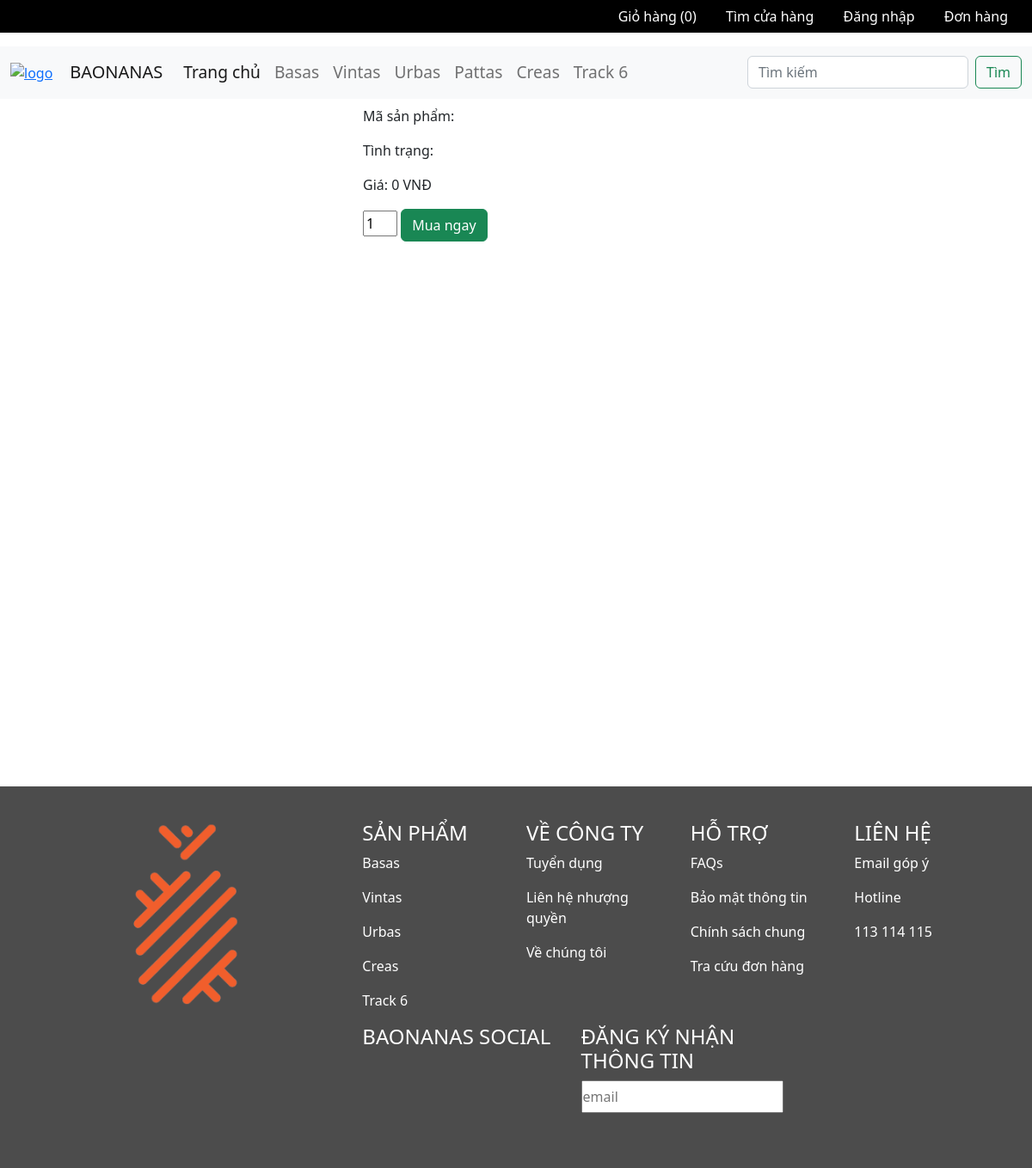
The page /product.php on the database its author committed.
### tables this page shows
CREATE TABLE IF NOT EXISTS `categories` (
  `id` int NOT NULL AUTO_INCREMENT,
  `category_name` varchar(255) NOT NULL,
  PRIMARY KEY (`id`)
);

### cart-function.php (called while the page is built, shortened)
<?php
    function total_item($cart){
        $total = 0;
        return $total;
    }
?>

### app/models/Model.php (called while the page is built, shortened)
<?php
class Model
{
    public static $connection = null;
    public function __construct()
    {
        if(!self::$connection)
        {
            self::$connection=new mysqli(DB_HOST, DB_USER, DB_PASS, DB_NAME);
            self::$connection->set_charset('utf8mb4');
        }
        return self::$connection;
    }
    public function select($sql)
    {
        $sql->execute();
        $item=$sql->get_result()->fetch_all(MYSQLI_ASSOC);
        return $item;
    }
}
?>

### app/models/CategoryModel.php (called while the page is built, shortened)
<?php
class CategoryModel extends Model
{
    public function getAllCategories()
    {
        $sql=parent::$connection->prepare('SELECT * FROM categories');
        return parent::select($sql);
    }
}

### product.php (the view, shortened to what this page needs)
<?php
include 'cart-function.php';
$cart = isset($_SESSION['cart']) ? $_SESSION['cart'] : [];
$user = isset($_SESSION['user']) ? $_SESSION['user'] : [];
$categoryModel = new CategoryModel();
$categoryList = $categoryModel->getAllCategories();
?>
<!DOCTYPE html>
<html lang="en">
<head>
    <link href="https://cdn.jsdelivr.net/npm/bootstrap@5.2.1/dist/css/bootstrap.min.css" rel="stylesheet">
    <link rel="stylesheet" href="./public/css/main.css">
</head>
<body>
    <header class="header">
        <div class="row">
            <ul class="menu-list">
                <li class="menu-item">
                    <a href="./view-cart.php" style="display: block;" class="menu-item-link">
                        <span class="span-css">Giỏ hàng (<?php echo total_item($cart) ?>)</span>
                    </a>
                </li>
                <li class="menu-item">
                    <a href="" class="menu-item-link">
                        Tìm cửa hàng
                    </a>
                </li>
                <li class="menu-item">
                    <?php if (isset($user['name'])) {
                    ?>
                        <a href="" class="menu-item-link">
                            <img src="https://ananas.vn/wp-content/themes/ananas/fe-assets/images//svg/icon_dang_nhap.svg" alt="">
                            <span><?php echo $user['name']; ?></span>
                        </a>
                        <div class="drop-list">
                            <?php if ($user['username'] == 'admin') {
                                echo '<a href="./management_shop.php" class="drop-item" target="_blank">Trang quản lý</a>';
                            }
                            ?>
                            <a href="./accounts/change_password.php" class="drop-item" target="_blank">Đổi mật khẩu</a>
                            <a href="./accounts/logout.php" class="drop-item">Đăng xuất</a>
                            <?php if ($user['username'] != 'admin') {
                            ?>
                                <a href="./accounts/update_user.php" class="drop-item" target="_blank">Cập nhật thông tin</a>';
                            <?php
                            }
                            ?>
                        </div>
                    <?php } else {
                    ?>
                        <a href="./accounts/login.php" class="menu-item-link">
                            <span>Đăng nhập</span>
                        </a>
                    <?php
                    }
                    ?>
                </li>
                <li class="menu-item">
                    <a href="./oder.php" class="menu-item-link">
                        Đơn hàng
                    </a>
                </li>
            </ul>
        </div>
    </header>
    <nav class="navbar navbar-expand-lg bg-light">
        <div class="container-fluid">
            <a href="./index.php">
                <img src="https://ananas.vn/wp-content/themes/ananas/fe-assets/images/svg/Logo_Ananas_Header.svg" alt="logo" class="img-fluid" style="margin-right: 20px;">
            </a>
            <a class="navbar-brand" href="./index.php">BAONANAS</a>
            <div class="collapse navbar-collapse" id="navbarSupportedContent">
                <ul class="navbar-nav me-auto mb-2 mb-lg-0">
                    <li class="nav-item">
                        <a class="nav-link active" aria-current="page" href="./index.php" style="font-size: 1.2rem;">Trang chủ</a>
                    </li>
                    <?php
                    foreach ($categoryList as $item) {
                    ?>
                        <li class="nav-item">
                            <a class="nav-link" id="item-link" style="font-size: 1.2rem;" href="category.php?id=<?php echo $item['id']; ?>"><?php echo $item['category_name']; ?></a>
                        </li>
                    <?php
                    }
                    ?>
                </ul>
                <form class="d-flex" role="search" action="./search.php" method="GET">
                    <input class="form-control me-2" type="search" placeholder="Tìm kiếm" aria-label="Search" name="search">
                    <button class="btn btn-outline-success" type="submit">Tìm</button>
                </form>
            </div>
        </div>
    </nav>
    <div class="container" style="height: 800px;">
        <div class="row">
            <div class="col-md-4">
            </div>
            <div class="col-md-8">
                <form action="./cart.php" method="GET">
                    <p>Mã sản phẩm: <?php echo $value['product_code']; ?></p>
                    <p>Tình trạng: <?php echo $value['product_status']; ?></p>
                    <p>Giá: <?php echo number_format($value['product_price']). ' VNĐ'; ?></p>
                    <input type="number" name="quantity" value="1" style="width: 40px">
                    <button type="submit" class="btn btn-success">Mua ngay</button>
                </form>
            </div>
        </div>
    </div>
    <div class="footer" style="padding: 40px; background-color: #4c4c4c; color: #fff" >
      <div class="row">
        <div class="col-md-4">
          <img src="./public/img/logo.png" class="img-fluid" width="420px" alt="">
        </div>
        <div class="col-md-8">
          <div class="row">
            <div class="col-md-3">
              <h4>SẢN PHẨM</h4>
                <p>Basas</p>
                <p>Vintas</p>
                <p>Urbas</p>
                <p>Creas</p>
                <p>Track 6</p>
            </div>
            <div class="col-md-3">
              <h4>VỀ CÔNG TY</h4>
              <p>Tuyển dụng</p>
              <p>Liên hệ nhượng quyền</p>
              <p>Về chúng tôi</p>
            </div>
            <div class="col-md-3">
              <h4>HỖ TRỢ</h4>
              <p>FAQs</p>
              <p>Bảo mật thông tin</p>
              <p>Chính sách chung</p>
              <p>Tra cứu đơn hàng</p>
            </div>
            <div class="col-md-3">
              <h4>LIÊN HỆ</h4>
              <p>Email góp ý</p>
              <p>Hotline</p>
              <p>113 114 115</p>
            </div>
          </div>
          <div class="row">
            <div class="col-md-4">
              <h4>BAONANAS SOCIAL</h4>
              <div>
              </div>
            </div>
            <div class="col-md-4">
              <h4>ĐĂNG KÝ NHẬN THÔNG TIN</h4>
              <form action="">
                <input type="text" placeholder="email" style="padding: 5px 0;">
              </form>
            </div>
            <div class="col-md-4">
            </div>
          </div>
        </div>
  </div>
</body>
</html>

### public/css/main.css (style rules this page uses)
.menu-list { display: flex; justify-content: flex-end; list-style: none; padding: 7px 40px 7px 0; background-color: #000; position: relative; }
.menu-item-link { padding-left: 30px; font-size: 1rem; text-decoration: none; color: #fff; }

### rows shown on the page
categories: category_name "Basas"
categories: category_name "Vintas"
categories: category_name "Urbas"
categories: category_name "Pattas"
categories: category_name "Creas"
categories: category_name "Track 6"

### other values the page prints
total_item($cart) "0"
$value['product_price'] "0"
